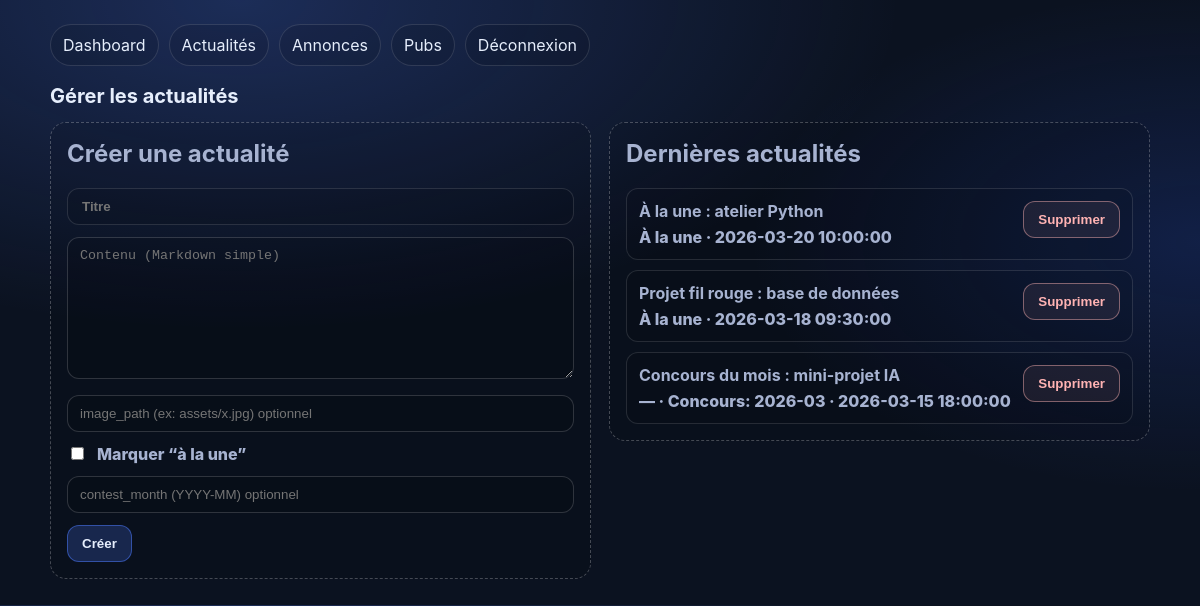
Screenshot of /admin/news_manage.php (signed in) with the database file from the repository.
### tables this page shows
CREATE TABLE IF NOT EXISTS news (
  id INT AUTO_INCREMENT PRIMARY KEY,
  title VARCHAR(255) NOT NULL,
  content TEXT NOT NULL,
  image_path VARCHAR(255) NULL,
  is_featured TINYINT(1) NOT NULL DEFAULT 0,
  contest_month CHAR(7) NULL,  
  published_at DATETIME NOT NULL DEFAULT CURRENT_TIMESTAMP
);

### lib/db.php (called while the page is built, shortened)
<?php
function db(): PDO
{
  $dsn = sprintf(
    'mysql:host=%s;port=%d;dbname=%s;charset=utf8mb4',
    DB_HOST,
    DB_PORT,
    DB_NAME
  );
  $pdo = new PDO($dsn, DB_USER, DB_PASS, [
    PDO::ATTR_ERRMODE => PDO::ERRMODE_EXCEPTION,
    PDO::ATTR_DEFAULT_FETCH_MODE => PDO::FETCH_ASSOC,
  ]);
  return $pdo;
}

### admin/news_manage.php (the view, shortened to what this page needs)
<?php
require_once __DIR__ . '/../lib/db.php';
$items = db()->query("SELECT * FROM news ORDER BY published_at DESC LIMIT 50")->fetchAll();
?>
<?php require __DIR__ . '/header.php'; ?>
<section class="section">
  <h1 class="section-title">Gérer les actualités</h1>
  <div class="grid-two">
    <div>
      <div class="empty-state">
        <h2 style="margin-top:0;">Créer une actualité</h2>
        <form method="post">
          <div class="stack" style="margin-bottom:12px;">
            <input class="btn" style="border-radius:12px; flex:1;" type="text" name="title" placeholder="Titre" required>
          </div>
          <textarea
            name="content"
            placeholder="Contenu (Markdown simple)"
            rows="8"
            style="width:100%; padding:10px 12px; border-radius:12px; border:1px solid rgba(255,255,255,.16); background: rgba(0,0,0,.12); color: var(--text);"
            required
          ></textarea>
          <div class="stack" style="margin-top:12px; margin-bottom:12px;">
            <input type="text" name="image_path" placeholder="image_path (ex: assets/x.jpg) optionnel"
              style="flex:1; min-width: 240px; padding: 10px 12px; border-radius: 12px; border:1px solid rgba(255,255,255,.16); background: rgba(0,0,0,.12); color: var(--text);"
            >
          </div>
          <div class="stack" style="align-items:center; margin-bottom:12px;">
            <label style="display:flex; align-items:center; gap:10px; color: var(--muted); font-weight:800;">
              <input type="checkbox" name="is_featured" value="1"> Marquer “à la une”
            </label>
          </div>
          <div class="stack" style="margin-bottom:12px;">
            <input type="text" name="contest_month" placeholder="contest_month (YYYY-MM) optionnel"
              style="flex:1; min-width: 240px; padding: 10px 12px; border-radius: 12px; border:1px solid rgba(255,255,255,.16); background: rgba(0,0,0,.12); color: var(--text);"
            >
          </div>
          <button class="btn btn-primary" type="submit">Créer</button>
        </form>
      </div>
    </div>
    <div>
      <div class="empty-state">
        <h2 style="margin-top:0;">Dernières actualités</h2>
        <?php if (!$items): ?>
          <p style="color:var(--muted);">Aucune donnée.</p>
        <?php else: ?>
          <div class="stack" style="flex-direction:column; align-items:stretch;">
            <?php foreach ($items as $n): ?>
              <div style="border:1px solid rgba(255,255,255,.12); border-radius: 12px; padding: 12px; background: rgba(0,0,0,.08);">
                <div style="display:flex; justify-content:space-between; gap:10px; align-items:flex-start; flex-wrap:wrap;">
                  <div>
                    <strong><?= htmlspecialchars($n['title']) ?></strong>
                    <div style="color:var(--muted); font-weight:800; margin-top:6px;">
                      <?= $n['is_featured'] ? 'À la une' : '—' ?>
                      <?php if (!empty($n['contest_month'])): ?>
                        · Concours: <?= htmlspecialchars((string)$n['contest_month']) ?>
                      <?php endif; ?>
                      · <?= htmlspecialchars((string)$n['published_at']) ?>
                    </div>
                  </div>
                  <form method="post" onsubmit="return confirm('Supprimer cette actualité ?');">
                    <button class="btn" type="submit" style="border-color: rgba(255,179,179,.45); background: rgba(255,179,179,.08); color: #ffb3b3;">
                      Supprimer
                    </button>
                  </form>
                </div>
              </div>
            <?php endforeach; ?>
          </div>
        <?php endif; ?>
      </div>
    </div>
  </div>
</section>
<?php require __DIR__ . '/footer.php'; ?>

### assets/styles.css (style rules this page uses)
:root { --bg:#0b1220; --panel:#111b2e; --panel2:#0f172a; --text:#e6eefc; --muted:#a7b3d1; --primary:#4f7cff; --primary2:#2f5df2; --border:rgba(255,255,255,.12); --shadow: 0 10px 30px rgba(0,0,0,.35); --radius:16px; --radius-sm:12px; }
* { box-sizing:border-box; }
body { margin:0; background: radial-gradient(1200px 600px at 20% 0%, rgba(79,124,255,.25), transparent 55%), radial-gradient(900px 500px at 100% 40%, rgba(47,93,242,.18), transparent 50%), var(--bg); color:var(--text); font-family: -apple-system, BlinkMacSystemFont, "Segoe UI", Roboto, Arial, sans-serif; }
.section { margin: 18px 0 26px; }
.section-title { margin:0 0 14px; font-size: 20px; }
.grid-two { display:grid; grid-template-columns: repeat(2, minmax(0, 1fr)); gap: 18px; }
.btn { display:inline-block; text-decoration:none; color: var(--text); border: 1px solid var(--border); background: rgba(0,0,0,.10); padding: 10px 14px; border-radius: 12px; font-weight: 800; }
.btn-primary { background: rgba(79,124,255,.22); border-color: rgba(79,124,255,.5); }
.stack { display:flex; gap: 10px; flex-wrap:wrap; }
.empty-state { border: 1px dashed rgba(255,255,255,.24); background: rgba(0,0,0,.10); border-radius: var(--radius); padding: 16px; color: var(--muted); }

### rows the page displays
news: title "À la une : atelier Python", is_featured "À la une", published_at "2026-03-20 10:00:00"
news: title "Projet fil rouge : base de données", is_featured "À la une", published_at "2026-03-18 09:30:00"
news: title "Concours du mois : mini-projet IA", contest_month "2026-03", published_at "2026-03-15 18:00:00"
